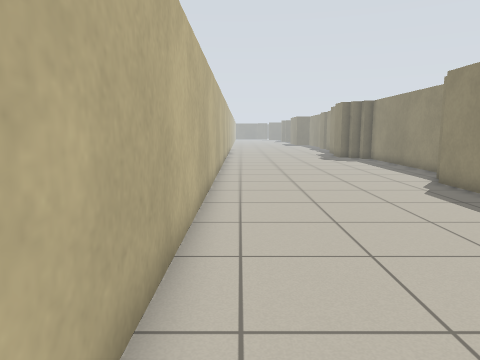
[1] (above)

24 first-person views from a walk through a Stage world. The camera is 0.94 m above the floor, tilts 8° down and sees 70° across. The lines on the ground mark 1 m squares. The floor is counted in squares, 0.5 m on a side. Each view is taken from the middle of a square. On the plan, view 1 faces up. The plan holds only what a view shows up to about 17 squares ahead; the rest is blank. The place goes on beyond the plan. Robots are left out.

[2]
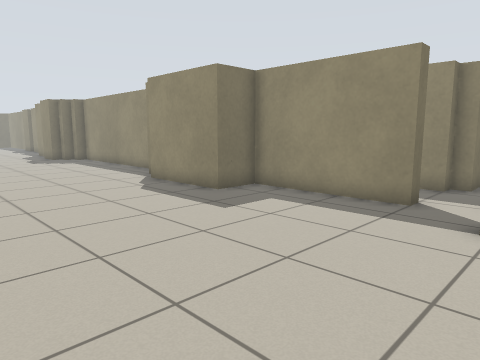

[3]
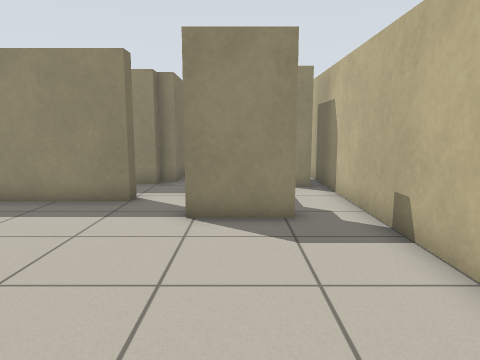

[4]
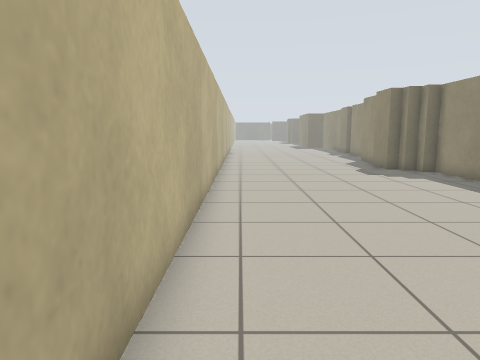

[5]
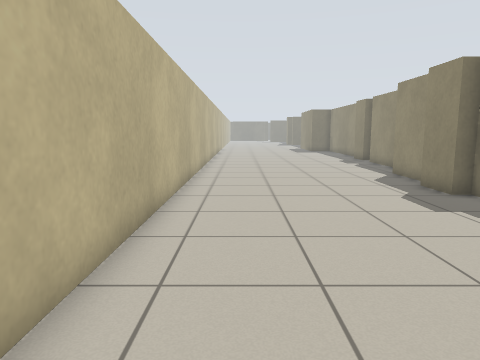

[6]
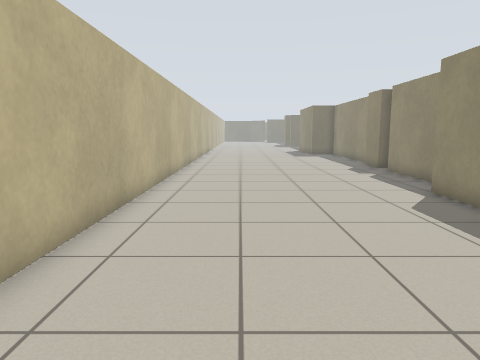

[7]
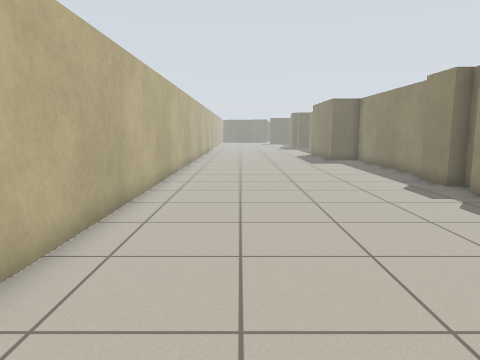

[8]
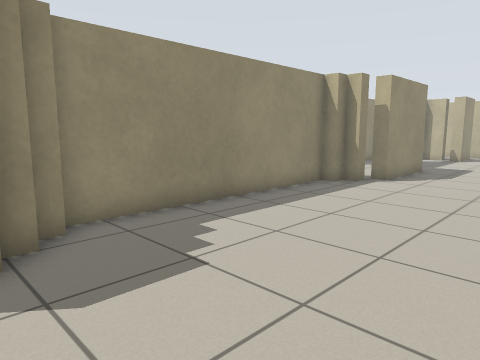

[9]
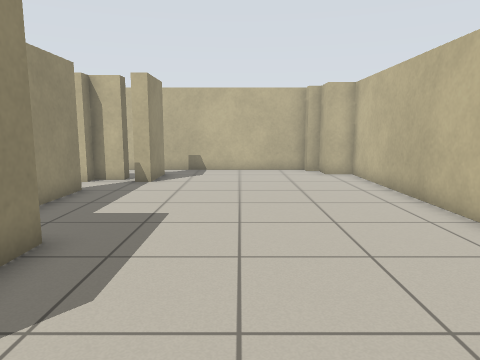

[10]
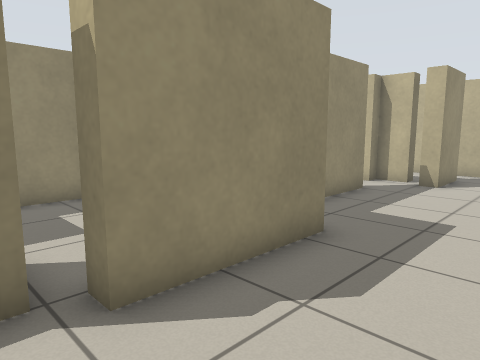

[11]
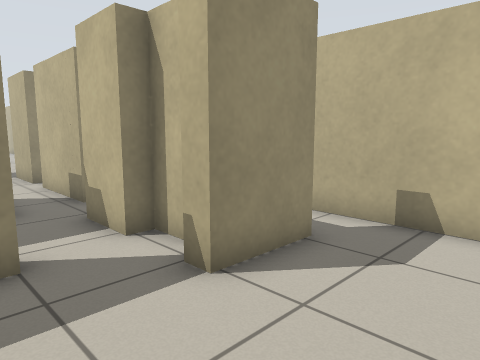

[12]
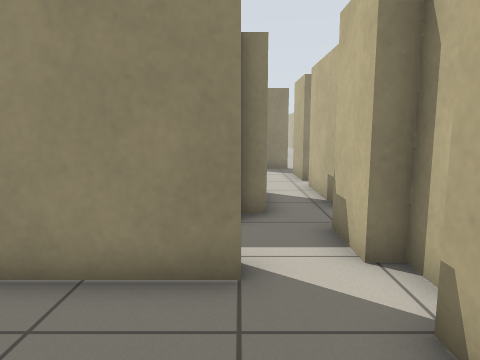

[13]
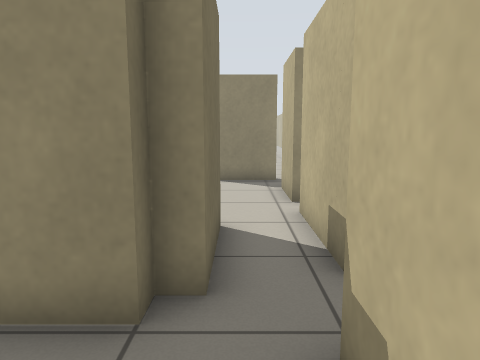

[14]
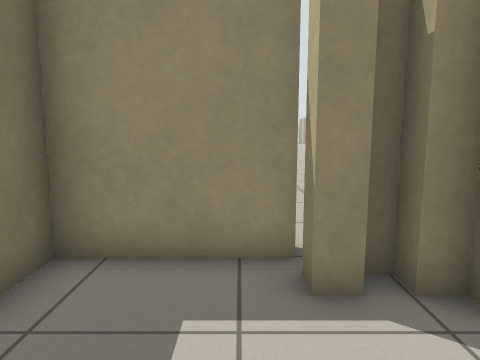

[15]
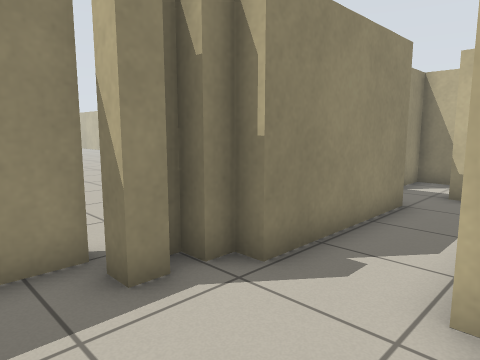

[16]
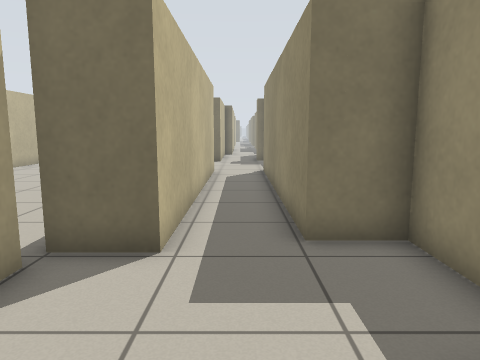

[17]
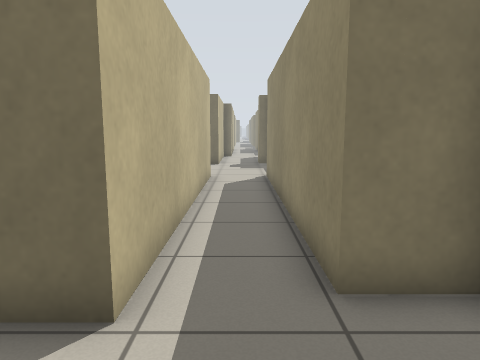

[18]
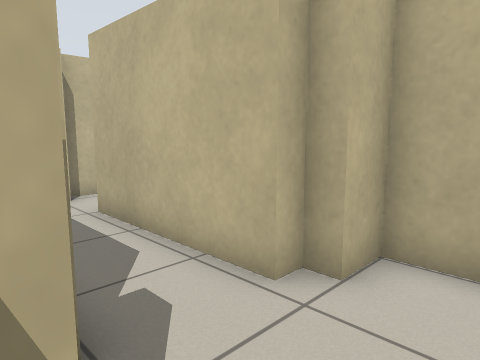

[19]
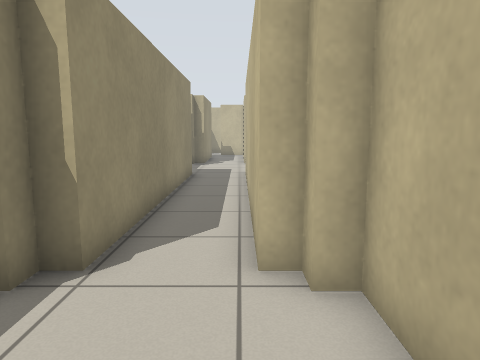

[20]
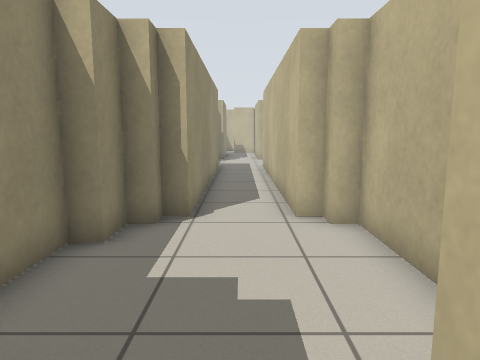

[21]
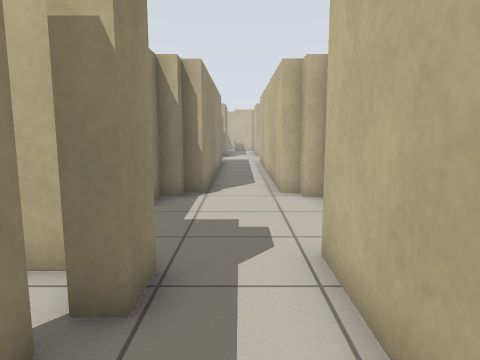

[22]
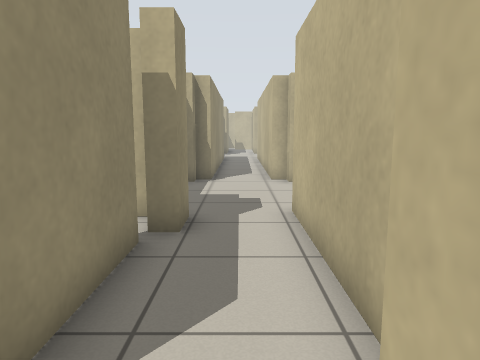

[23]
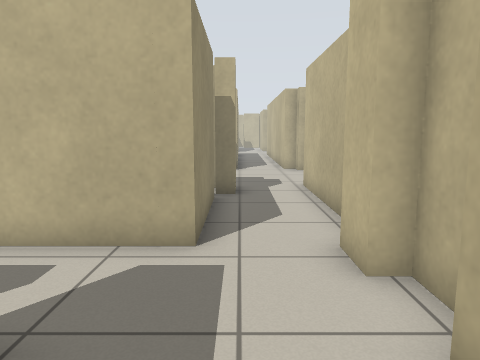

[24]
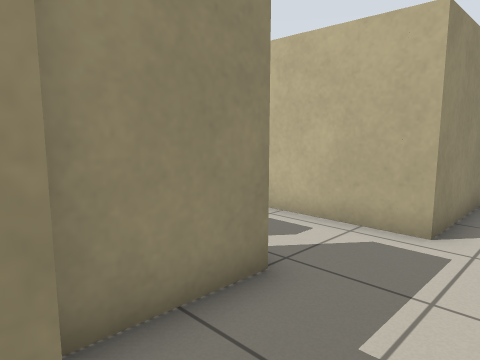

### Floor plan
Points are (right, up) in squares from view 1. A wall is a line through its corners. A room is listed if a view was taken in it or the views show most of it. See-through windows are left out.
Room 1 (views 1, 2, 3, 4, 5, 6, 7, 8, 9, 10, 11, 12, 13)
walls: (8.6, 24) (8.6, 24.5) (8, 24.5); (8, 25.1) (7.4, 25.1) (7.4, 27); (8, 28) (8, 30.6); (9.2, 14.4) (9.2, 24); (8, 13.2) (8, 13.8) (8.6, 13.8) (8.6, 14.4); (9.2, 32.6) (9.2, 36.6); (9.1, 8.4) (7.4, 8.4) (7.4, 12.6) (8, 12.6); (9.2, 37.7) (9.2, 39.6); (9.7, 3) (9.2, 3) (9.2, 8.4); (9.8, 40.6) (9.8, 43.4); (8.6, 0.6) (9.8, 0.6); (7.4, -1.2) (7.4, 1.2) (8, 1.2); (-1, 43.4) (-1, -1.2) (0.2, -1.2) (0.2, -2.4) (0.8, -2.4); (12.1, -1.8) (13.3, -1.8) (13.3, 0.6); (0.8, -3) (14.5, -3); (11.5, -2.5) (11.5, -1.9)
ways out: opening at (9.5, 2) to room 2; gap at (12, 1) to room 2
Room 2 (views 14, 15, 16, 17, 18)
walls: (12.7, 9.5) (12.7, 10.2) (13.4, 10.2); (8, 12.6) (8, 12.1); (13.9, 10.1) (13.9, 13.8) (12.1, 13.8) (12.1, 24.6); (8, 10.2) (8, 9) (9.1, 9) (9.1, 8.4) (9.7, 8.4) (9.7, 3); (13.3, 9) (13.3, 9.4); (12.7, 2.4) (12.7, 3) (12.1, 3) (12.1, 8.4) (12.7, 8.4) (12.7, 9); (9.8, 1.2) (11.6, 1.2); (9.7, 24.6) (9.7, 13.2) (8, 13.2)
ways out: opening at (9.5, 2) to room 1; gap at (12, 1) to room 1; opening at (11, 24) to room 3
Room 3 (views 19, 20)
walls: (8.6, 28) (8.6, 25.1); (12.1, 30.5) (12.1, 31.7); (9.1, 25.1) (9.1, 24.6) (9.7, 24.6); (12.1, 24.6) (12.7, 24.6) (12.7, 25.1) (13.3, 25.1) (13.3, 26.3) (13.9, 26.3) (13.9, 28.1); (9.7, 32.5) (9.7, 29.9)
ways out: opening at (11, 24) to room 2; opening at (11, 32) to room 4
Room 4 (views 21, 22, 23, 24)
walls: (10.3, 37.7) (10.3, 36.5); (13.9, 39.5) (13.9, 42.2); (9.7, 38.8) (9.7, 37.7); (9.7, 35.2) (9.7, 32.5); (12.7, 32.2) (12.7, 36.5) (15.6, 36.5); (12.1, 31.7) (12.8, 31.7)
ways out: opening at (11, 32) to room 3; opening at (14.5, 38.5)

Where each view was taken, in squares from view 1:
view 1: 0 up, 0 right, facing up
view 2: 0 up, 0 right, facing up-right
view 3: 0 up, 0 right, facing right
view 4: 8 up, 0 right, facing up
view 5: 15 up, 1 right, facing up
view 6: 20 up, 2 right, facing up
view 7: 26 up, 2 right, facing up
view 8: 26 up, 2 right, facing down-right
view 9: 14 up, 4 right, facing down
view 10: 14 up, 4 right, facing down-right
view 11: 4 up, 4 right, facing down-right
view 12: 3 up, 5 right, facing right
view 13: 2 up, 9 right, facing right
view 14: 11 up, 9 right, facing right
view 15: 12 up, 9 right, facing down-right
view 16: 8 up, 11 right, facing up
view 17: 10 up, 11 right, facing up
view 18: 11 up, 13 right, facing down-left
view 19: 29 up, 10 right, facing down
view 20: 32 up, 11 right, facing down
view 21: 35 up, 11 right, facing down
view 22: 38 up, 11 right, facing down
view 23: 42 up, 12 right, facing down
view 24: 43 up, 11 right, facing down-right
